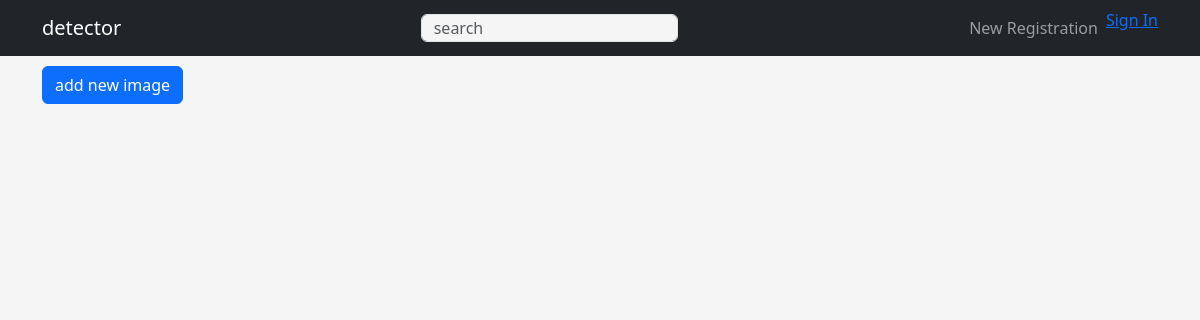
The app's page /, older data.
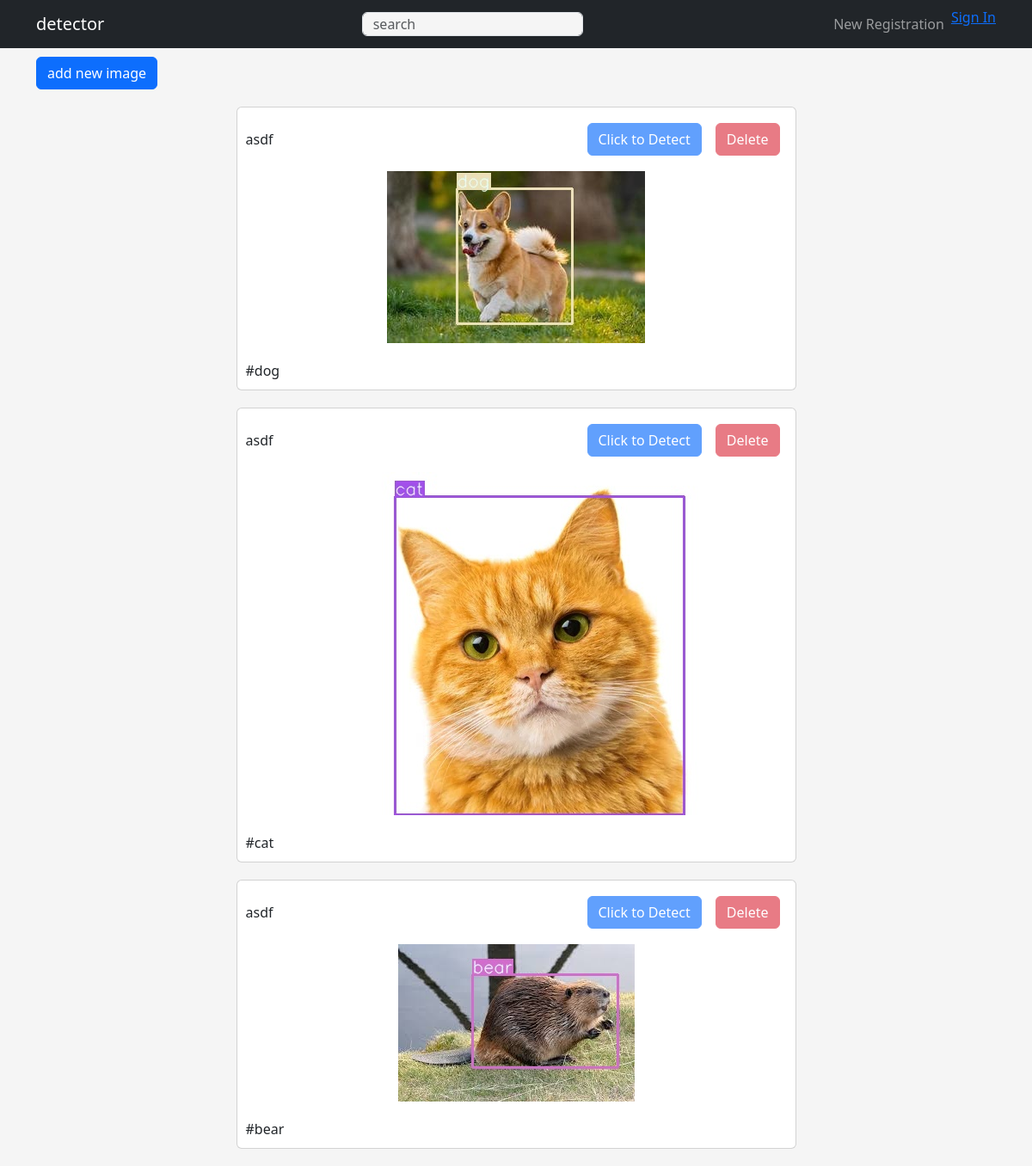
The same page, newer data.
### apps/crud/models.py (models this page shows, shortened)
class User(UserMixin, db.Model):
    __tablename__ = "users"
    id=db.Column(db.Integer, primary_key=True)
    username = db.Column(db.String, index=True)
    email = db.Column(db.String, unique=True, index=True)
    password_hash = db.Column(db.String)
    created_at = db.Column(db.DateTime, default=datetime.now)
    updated_at = db.Column(
        db.DateTime, default=datetime.now, onupdate=datetime.now
    )
    @property
    def password(self):
        raise AttributeError("cannot read")
    user_images = db.relationship("UserImage", backref="user")

### apps/detector/models.py (models this page shows)
class UserImage(db.Model):
    __tablename__ = "user_images"
    id = db.Column(db.Integer, primary_key=True)
    user_id = db.Column(db.String, db.ForeignKey("users.id"))
    image_path = db.Column(db.String)
    is_detected = db.Column(db.Boolean, default=False)
    created_at = db.Column(db.DateTime, default=datetime.now)
    updated_at = db.Column(
        db.DateTime, default=datetime.now, onupdate=datetime.now
    )

class UserImageTag(db.Model):
    __tablename__ = "user_image_tags"
    id = db.Column(db.Integer, primary_key=True)
    user_image_id = db.Column(db.String, db.ForeignKey("user_images.id"))
    tag_name = db.Column(db.String)
    created_at = db.Column(db.DateTime, default=datetime.now)
    updated_at = db.Column(db.DateTime, default=datetime.now, onupdate=datetime.now)

### apps/detector/views.py (the view)
@dt.route("/")
def index():
    user_images = (
        db.session.query(User,UserImage)
        .join(UserImage)
        .filter(User.id == UserImage.user_id)
        .all()
    )
    user_image_tag_dict = {}
    for user_image in user_images:
        user_image_tags = (
            db.session.query(UserImageTag)
            .filter(UserImageTag.user_image_id ==
                    user_image.UserImage.id)
                    .all()
        )
        user_image_tag_dict[user_image.UserImage.id] = user_image_tags
    detector_form = DetectorForm()
    delete_form = DeleteForm()
    return render_template("detector/index.html",
                        user_images=user_images,
                        user_image_tag_dict=user_image_tag_dict,
                        detector_form = detector_form,
                        delete_form=delete_form
                        )

### apps/detector/forms.py
class DetectorForm(FlaskForm):
    submit = SubmitField("Click to Detect")

class DeleteForm(FlaskForm):
    submit = SubmitField("Delete")

### apps/detector/templates/detector/index.html (shortened to what this page needs)
{% extends "detector/base.html" %}
{% block content %}
<div class="col-md-10 text-right dt-image-register-btn">
    <a href="{{ url_for('detector.upload_image') }}" class="btn btn-primary">add new image</a>
</div>
{% for user_image in user_images %}
<div class="card col-md-7 dt-image-content">
    <header class="d-flex justify-content-between">
        <div class="dt-image-username">{{ user_image.User.username }}</div>
        <div class = "d-flex flex-row-reverse">
            <div class="p-2">
                <form
                action="{{ url_for('detector.delete_image', image_id = user_image.UserImage.id) }}"
                method="POST">
                {% if current_user.id == user_image.User.id %}
                {{ delete_form.submit(class='btn btn-danger') }}
                {% else %}
                {{ delete_form.submit(class="btn btn-danger", disabled="disabled") }}
                {% endif %}
            </form>
            </div>
            <div class ="p-2">
                <form action = "{{ url_for('detector.detect',
                image_id=user_image.UserImage.id) }}"
                method="POST">
                {% if current_user.id == user_image.User.id and user_image.UserImage.is_detected == False %}
                {{detector_form.submit(class="btn btn-primary")}}
                {% else %}
                {{detector_form.submit(class="btn btn-primary", disabled="disabled")}}
                {% endif %}
            </form>
            </div>
        </div>
    </header>
    <section>
        <img
            src="{{ url_for('detector.image_file',
                filename = user_image.UserImage.image_path) }}"
            alt="upload image"
            />
    </section>
    <footer>
        {% for tag in user_image_tag_dict[user_image.UserImage.id] %}
        #{{tag.tag_name }} {% endfor %}
    </footer>
</div>
{% endfor %}
{% endblock %}

### apps/detector/templates/detector/base.html (shortened to what this page needs)
<!DOCTYPE html>
<html lang="en">
    <head>
        <link rel="stylesheet" href="{{ url_for('static', filename='css/bootstrap.min.css') }}"
        />
        <link rel="stylesheet" href="{{ url_for('static', filename='css/style.css') }}"
        />
    </head>
    <body>
        <nav class="navbar navbar-expand-lg navbar-dark bg-dark">
            <div class="container">
                <a class="navbar-brand" href="{{ url_for('detector.index') }}"
                >detector</a>
                {% if url_for(request.endpoint) == url_for('detector.index') or url_for(request.endpoint) == url_for('detector.search') %}
                <div class="btn-group">
                    <form
                        method="GET"
                        action="{{ url_for('detector.search') }}"
                        name="dtSearchForm"
                        >
                        {% if request.args.get("search") %}
                        <input
                            type = "search"
                            id="dt-search"
                            class="form-control col-md-12 dt-search"
                            placeholder = "search"
                            name="search"
                            value="{{ request.args.get('search') }}"
                            />
                        {% else %}
                        <input
                            type="search"
                            id="dt-search" class="form-control col-md-12 dt-search"
                            placeholder="search"
                            name="search"
                            />
                        {% endif %}
                    </form>
                </div>
                {% endif %}
                <ul class="navbar-nav">
                    {% if current_user.is_authenticated %}
                    <li class="nav-item">
                    <span class="nav-link">{{ current_user.username }}</span>
                    </li>
                    <li class="nav-item">
                        <a href="{{ url_for('auth.logout') }}" class="nav-link">Log Out</href>
                    </li>
                    {% else %}
                    <li class="nav-item">
                        <a class="nav-link" href="{{ url_for('auth.signup') }}">New Registration</a>
                    </li>
                    <li class="nav-item">
                        <a class="nav-item" href="{{ url_for('auth.login') }}">Sign In</a>
                    </li>
                    {% endif %}
                </ul>
            </div>
        </nav>
        <section class="container">
        {% block content %}{% endblock %}
        </section>
    </body>
</html>

### apps/static/css/style.css (style rules this page uses)
body { background-color: #f5f5f5; }
input[type="search"] { background-color: #f5f5f5; }
.dt-search { height: 28px !important; }
.dt-image-content { margin: 20px auto; padding: 0; }
.dt-image-username { padding-top: 15px; }
.dt-image-register-btn { padding: 10px 47px 0 0; }
.dt-image-content header { padding: 10px 10px 0 10px; }
.dt-image-content section { padding: 10px 0; margin: auto; }
.dt-image-content footer { padding: 10px; }
.dt-image-content section img { width: 100%; }

Row changes from the older to the newer data that the page shows:
added User: User.username "asdf", image_path (picture)
added UserImageTag: tag_name "dog", shown under "asdf"
added UserImageTag: tag_name "cat", shown under "asdf"
added UserImageTag: tag_name "bear", shown under "asdf"
